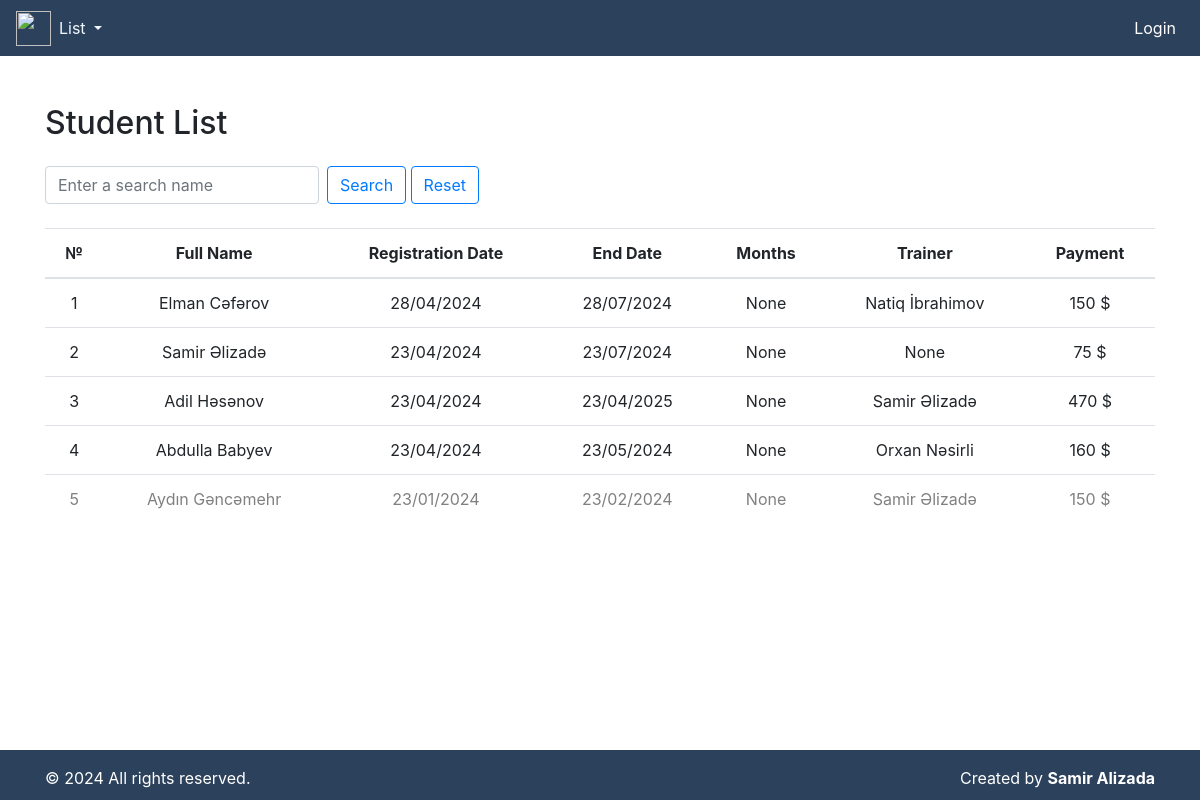
The page /student-list on the database as committed earlier.
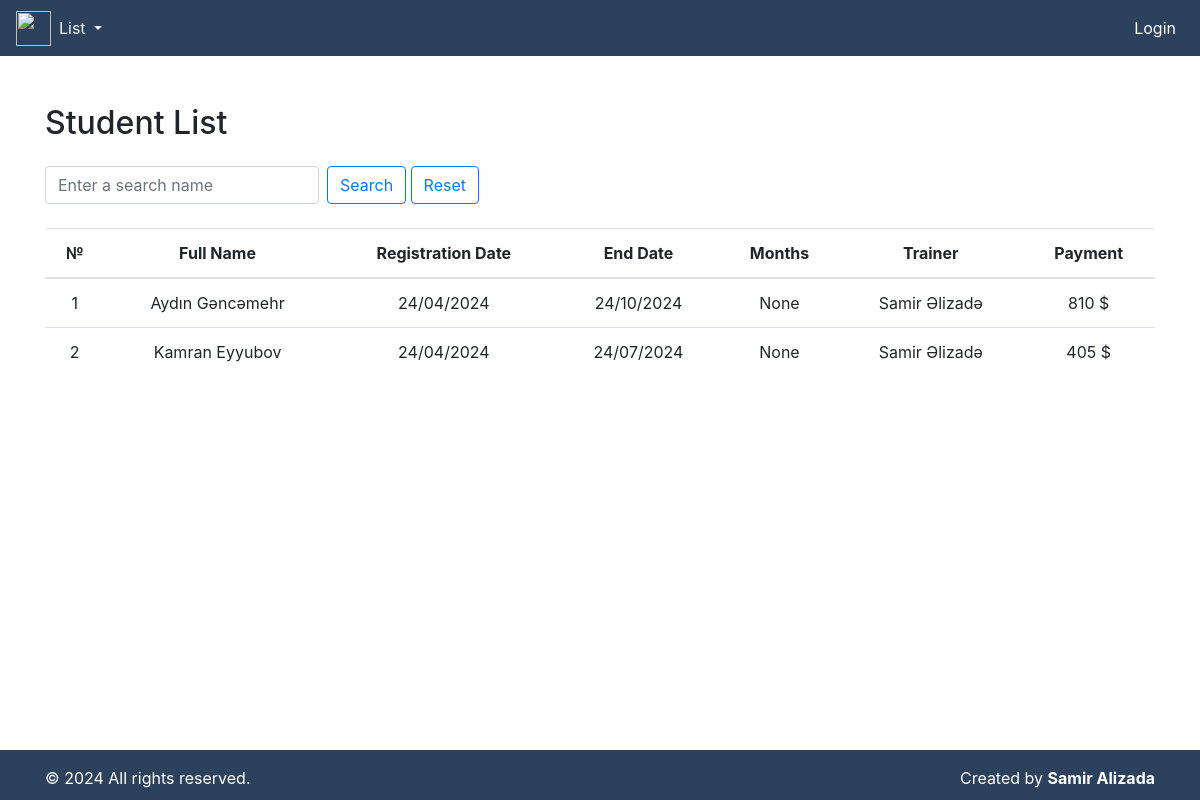
The same page on the database as committed later.
### fitness/models.py (models this page shows, shortened)
class Student(models.Model):
    full_name = models.CharField(max_length=100)
    registration_date = models.DateField(default=timezone.now)
    months_duration = models.ForeignKey(MonthlyPricing, on_delete=models.CASCADE, null=True, blank=True)
    trainer = models.ForeignKey(Trainer, on_delete=models.CASCADE, null=True, blank=True)
    payment = models.IntegerField(default=0)
    end_date = models.DateField(null=True, blank=True)

class MonthlyPricing(models.Model):
    name = models.CharField(max_length=30, null=True)
    month = models.IntegerField()
    price = models.IntegerField()
    def __str__(self) -> str:
        return f"{self.name}"

class Trainer(models.Model):
    full_name = models.CharField(max_length=100)
    registration_date = models.DateField(default=timezone.now)
    monthly_fee = models.IntegerField()
    student_fee = models.IntegerField()
    def __str__(self) -> str:
        return f"{self.full_name}"

### fitness/views.py (the view)
# urls.py: path('student-list', student_list, name='student_list'),
def student_list(request):
    students = Student.objects.all()
    query = request.GET.get('q')
    if query:
        students = students.filter(full_name__icontains=query)
    today = date.today()
    return render(request, 'student_list.html', {'students': students, 'today': today})

### templates/student_list.html (shortened to what this page needs)
{% include "index.html" %}
{% block content %}
<div class="container mt-5">
    <h2 class="mb-4">Student List</h2>
    <form method="GET" class="mb-3">
        <div class="form-inline mb-4">
            <input type="text" name="q" class="form-control mr-sm-2" placeholder="Enter a search name">
            <button class="btn btn-outline-primary my-2 my-sm-0" type="submit">Search</button>
            <a href="{% url 'student_list' %}"><button class="btn btn-outline-primary my-2 my-sm-0"
                    type="submit">Reset</button>
            </a>
        </div>
    </form>
    <table class="table text-center">
        <thead>
            <tr>
                <th scope="col">№</th>
                <th scope="col">Full Name</th>
                <th scope="col">Registration Date</th>
                <th scope="col">End Date</th>
                <th scope="col">Months</th>
                <th scope="col">Trainer</th>
                <th scope="col">Payment</th>
            </tr>
        </thead>
        <tbody>
            {% for student in students %}
            <tr class="{% if student.end_date == today %}end-date-today{% elif student.end_date < today %}end-date-past{% endif %}">
                <td>{{ forloop.counter }}</td>
                <td>{{ student.full_name }}</td>
                <td>{{ student.registration_date|date:"d/m/Y" }}</td>
                <td>{{ student.end_date|date:"d/m/Y" }}</td>
                <td>{{ student.months_duration }}</td>
                <td>{{ student.trainer }}</td>
                <td>{{ student.payment }} $</td>
            </tr>
            {% endfor %}
        </tbody>
    </table>
</div>
{% endblock content %}

Rows that differ between the two databases and show on the page:
removed Student: full_name "Elman Cəfərov", registration_date "28/04/2024", end_date "28/07/2024", months_duration "None", trainer "Natiq İbrahimov", payment "150"
removed Student: full_name "Samir Əlizadə", registration_date "23/04/2024", end_date "23/07/2024", months_duration "None", trainer "None", payment "75"
removed Student: full_name "Adil Həsənov", registration_date "23/04/2024", end_date "23/04/2025", months_duration "None", trainer "Samir Əlizadə", payment "470"
removed Student: full_name "Abdulla Babyev", registration_date "23/04/2024", end_date "23/05/2024", months_duration "None", trainer "Orxan Nəsirli", payment "160"
changed Student "Aydın Gəncəmehr": registration_date "23/01/2024" → "24/04/2024"; end_date "23/02/2024" → "24/10/2024"; payment "150" → "810"
added Student: full_name "Kamran Eyyubov", registration_date "24/04/2024", end_date "24/07/2024", months_duration "None", trainer "Samir Əlizadə", payment "405"
